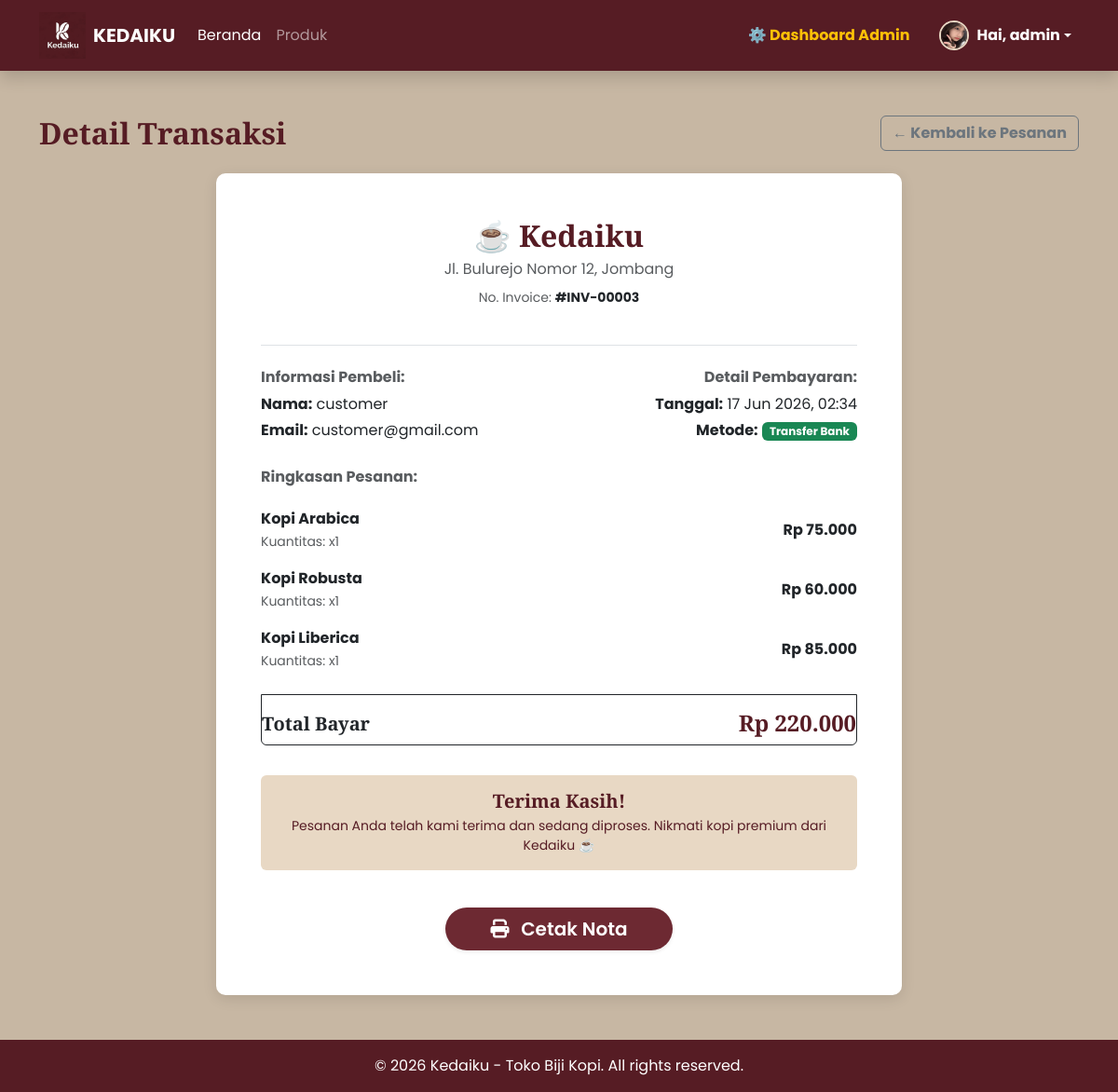
Page /nota.php?id=3 (signed in) on the committed database.
### tables this page shows
CREATE TABLE `pesanan_header` (
  `id` int NOT NULL,
  `nama` varchar(100) NOT NULL,
  `email` varchar(100) NOT NULL,
  `pembayaran` varchar(50) NOT NULL,
  `tanggal` timestamp NULL DEFAULT CURRENT_TIMESTAMP,
  `total` int NOT NULL,
  `status` varchar(50) DEFAULT 'Menunggu Pembayaran',
  `bukti` varchar(255) DEFAULT NULL,
  `pengambilan` varchar(50) DEFAULT 'belum'
);

CREATE TABLE `pesanan_detail` (
  `id` int NOT NULL,
  `id_pesanan` int NOT NULL,
  `produk_id` int NOT NULL,
  `jumlah` int NOT NULL,
  `harga` int NOT NULL,
  `subtotal` int NOT NULL
);

CREATE TABLE `produk` (
  `id` int NOT NULL,
  `nama` varchar(100) DEFAULT NULL,
  `harga` int DEFAULT NULL,
  `gambar` varchar(200) DEFAULT NULL,
  `stok` int NOT NULL DEFAULT '0'
);

### nota.php (the view, shortened to what this page needs)
<?php
include 'koneksi.php';
$id_pesanan = $_GET['id'];
$header = $koneksi->query("SELECT * FROM pesanan_header WHERE id='$id_pesanan'")->fetch_assoc();
$detail = $koneksi->query("SELECT * FROM pesanan_detail WHERE id_pesanan='$id_pesanan'");
?>
<!DOCTYPE html>
<html lang="id">
<head>
  <link rel="stylesheet" href="https://cdn.jsdelivr.net/npm/bootstrap@5.3.2/dist/css/bootstrap.min.css">
  <link rel="stylesheet" href="https://cdnjs.cloudflare.com/ajax/libs/font-awesome/6.4.2/css/all.min.css">
</head>
<body class="d-flex flex-column min-vh-100">
  <?php include 'layout/header.php'; ?>
  <div class="container my-5 flex-grow-1">
    <div class="d-flex justify-content-between align-items-center mb-4 no-print">
        <h2 class="fw-bold text-velvet mb-0">Detail Transaksi</h2>
        <a href="pesanan.php" class="btn btn-outline-secondary fw-bold">← Kembali ke Pesanan</a>
    </div>
    <div class="row justify-content-center">
      <div class="col-md-8">
        <div class="card card-custom p-5">
          <div class="text-center mb-4 border-bottom pb-4">
              <h2 class="fw-bold text-velvet mb-1">☕ Kedaiku</h2>
              <p class="text-muted mb-0">Jl. Bulurejo Nomor 12, Jombang</p>
              <p class="text-muted small mt-2">No. Invoice: <strong class="text-dark">#INV-<?php echo str_pad($id_pesanan, 5, '0', STR_PAD_LEFT); ?></strong></p>
          </div>
          <div class="row mb-4">
              <div class="col-sm-6 mb-3 mb-sm-0">
                  <h6 class="text-muted fw-bold mb-2">Informasi Pembeli:</h6>
                  <p class="mb-1"><strong>Nama:</strong> <?php echo $header['nama']; ?></p>
                  <p class="mb-1"><strong>Email:</strong> <?php echo $header['email']; ?></p>
              </div>
              <div class="col-sm-6 text-sm-end">
                  <h6 class="text-muted fw-bold mb-2">Detail Pembayaran:</h6>
                  <p class="mb-1"><strong>Tanggal:</strong> <?php echo date('d M Y, H:i', strtotime($header['tanggal'])); ?></p>
                  <p class="mb-1"><strong>Metode:</strong> <span class="badge bg-success px-2 py-1"><?php echo $header['pembayaran']; ?></span></p>
              </div>
          </div>
          <h6 class="text-muted fw-bold mb-3">Ringkasan Pesanan:</h6>
          <ul class="list-group mb-4">
            <?php
            if ($detail->num_rows > 0) {
                while ($row = $detail->fetch_assoc()) {
                  $produk = $koneksi->query("SELECT * FROM produk WHERE id='" . $row['produk_id'] . "'")->fetch_assoc();
            ?>
              <li class="list-group-item d-flex justify-content-between align-items-center border-0 px-0 pb-2">
                <div>
                    <span class="fw-bold text-dark"><?php echo $produk['nama']; ?></span><br>
                    <small class="text-muted">Kuantitas: x<?php echo $row['jumlah']; ?></small>
                </div>
                <span class="fw-bold text-dark">Rp <?php echo number_format($row['subtotal'], 0, ',', '.'); ?></span>
              </li>
            <?php
                }
            } else {
                echo "<li class='list-group-item text-center border-0'>Data produk tidak ditemukan.</li>";
            }
            ?>
            <li class="list-group-item d-flex justify-content-between align-items-center border-top border-dark px-0 mt-3 pt-3">
                <h5 class="fw-bold mb-0 text-dark">Total Bayar</h5>
                <h4 class="fw-bold text-velvet mb-0">Rp <?php echo number_format($header['total'], 0, ',', '.'); ?></h4>
            </li>
          </ul>
          <div class="alert text-center mt-2 border-0" style="background-color: #e8d8c4; color: #561c24;">
            <h5 class="fw-bold mb-1">Terima Kasih!</h5>
            <p class="mb-0 small">Pesanan Anda telah kami terima dan sedang diproses. Nikmati kopi premium dari Kedaiku ☕</p>
          </div>
          <div class="text-center mt-4 no-print">
            <button onclick="window.print()" class="btn btn-main btn-lg btn-anim px-5 rounded-pill shadow-sm">
                <i class="fa-solid fa-print me-2"></i> Cetak Nota
            </button>
          </div>
        </div>
      </div>
    </div>
  </div>
  <footer class="text-white text-center py-3 mt-auto no-print" style="background: #561c24;">
    <p class="mb-0">&copy; <?php echo date("Y"); ?> Kedaiku - Toko Biji Kopi. All rights reserved.</p>
  </footer>
</body>
</html>

### nota.php (style rules this page uses)
body { font-family: 'Poppins', sans-serif; background: #c7b7a3; }
h1, h2, h3, h4, h5 { font-family: 'Playfair Display', serif; color: #561c24; }
.text-velvet { color: #561c24 !important; }
.card-custom { background: #fff; border: none; border-radius: 10px; box-shadow: 0 4px 15px rgba(0, 0, 0, 0.1); }
.btn-main { background: #6d2932; color: white; border: none; font-weight: 600; }

### rows in the picture
pesanan_header: nama "customer", email "customer@gmail.com", tanggal "17 Jun 2026, 02:34", pembayaran "Transfer Bank", total "220.000"
pesanan_detail: produk.nama "Kopi Arabica", jumlah "1", subtotal "75.000"
pesanan_detail: produk.nama "Kopi Robusta", jumlah "1", subtotal "60.000"
pesanan_detail: produk.nama "Kopi Liberica", jumlah "1", subtotal "85.000"

### other values in the picture
$_SESSION['username'] "admin"
str_pad($id_pesanan, 5, '0', STR_PAD_LEFT) "00003"
